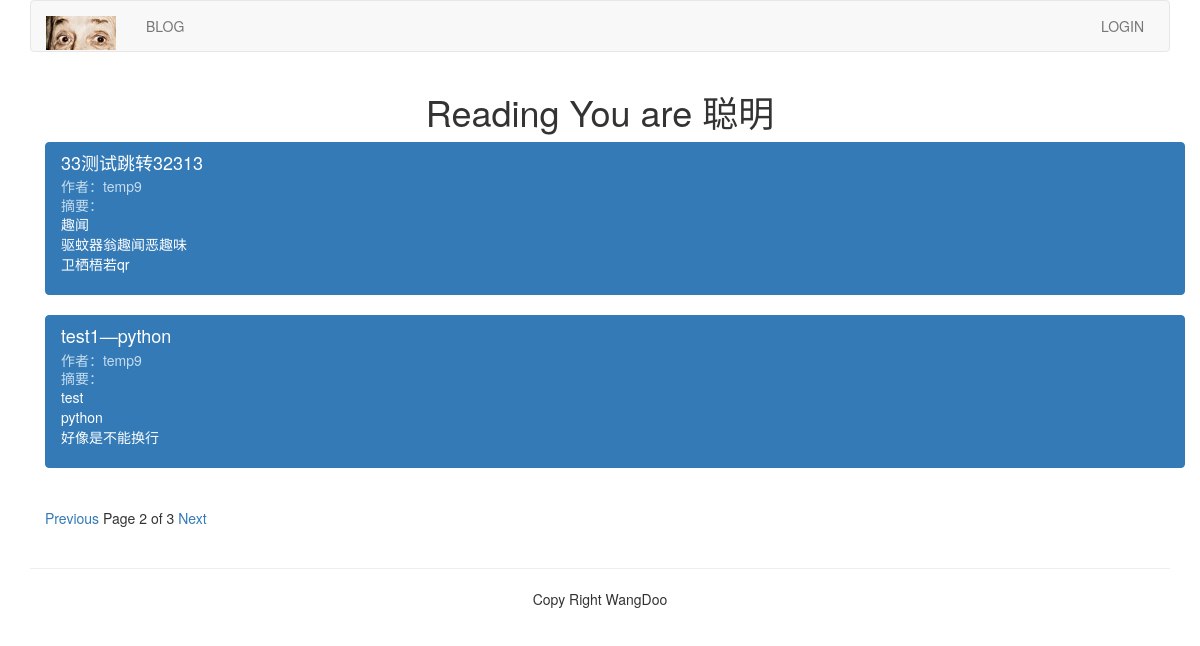
Before: /article-column/list-article-titles/?page=2 with the older database file.
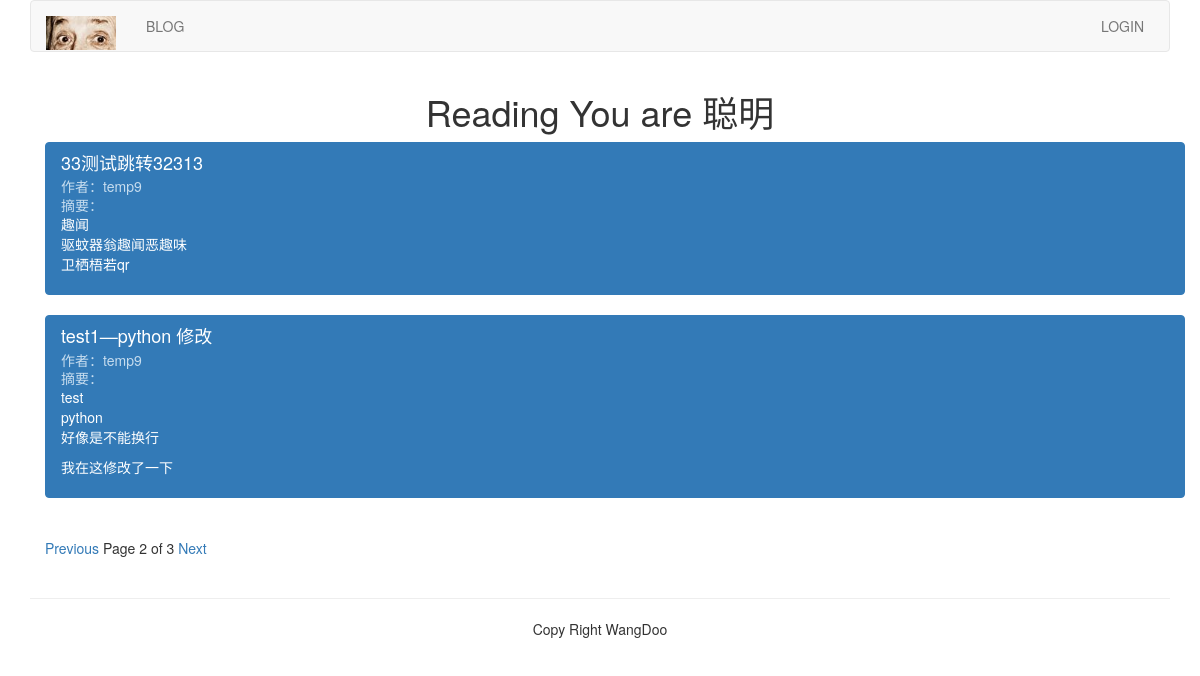
After: the same page with the newer database file.
### article/models.py (models this page shows, shortened)
class ArticlePost(models.Model):
	author = models.ForeignKey(User, related_name="article", on_delete=models.CASCADE)
	title = models.CharField(max_length=200)
	slug = models.SlugField(max_length=500)
	column = models.ForeignKey(ArticleColumn, related_name="article_column", on_delete=models.CASCADE)
	body = models.TextField()
	created = models.DateTimeField(default=timezone.now())
	updated = models.DateTimeField(auto_now=True)
	class Meta:
		ordering = ("title",)
		index_together = (('id','slug'),)
	def get_url_path(self):
		return reverse("article:list_article_detail", args=[self.id, self.slug])

### article/list_views.py (the view)
# urls.py: path('list-article-titles/', list_views.article_titles, name="article_titles"),
def article_titles(request):
	article_title = ArticlePost.objects.all()
	paginator = Paginator(article_title, 2)
	page = request.GET.get('page')
	try:
		current_page = paginator.page(page)
		articles = current_page.object_list
	except PageNotAnInteger:
		current_page = paginator.page(1)
		articles = current_page.object_list
	except EmptyPage:
		current_page = paginator.page(paginator.num_pages)
		articles = current_page.object_list
	return render(request, "article/list/article_titles.html", {"articles":articles, "page":current_page})

### templates/article/list/article_titles.html (shortened to what this page needs)
{% extends "base.html" %}
{% block content %}
<div class="row text-center vertical-middle-sm">
	<h1>Reading You are 聪明</h1>
</div>
<div class="container">
	{% for article in articles %}
	<div class="list-group">
		<a href="{{ article.get_url_path }}" class="list-group-item active">
			<h4 class="list-group-item-heading">{{ article.title }}</h4>
			<p class="list-group-item-text">作者：{{ article.author.username }}</p>
			<p class="list-group-item-text">摘要：{{ article.body | slice:'30' | linebreaks}}</p>
		</a>
	</div>
	{% endfor %}
{% include "paginator.html" %}
</div>
{% endblock %}

Changed rows visible on the page:
changed ArticlePost: title "test1—python" → "test1—python 修改"; body "test python 好像是不能换行" → "test python 好像是不能换行 我在这修改了一下"
